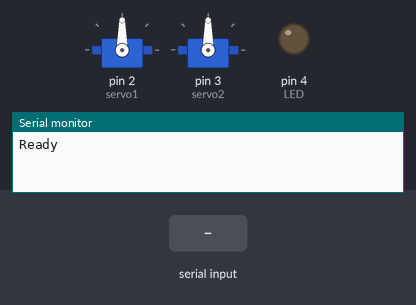
A sketch run on a simulated Arduino Uno, built with avr-gcc and run on an emulated ATmega328P. On the bench: 2 × servo, output pins drawn as LEDs (lit = HIGH), the last lines printed to the serial monitor. The inputs (shaded band) are chosen by the test bench.

Above: at 1.2 s.
1.3 s: "<90,45,200>" received over Serial
At 2.5 s:
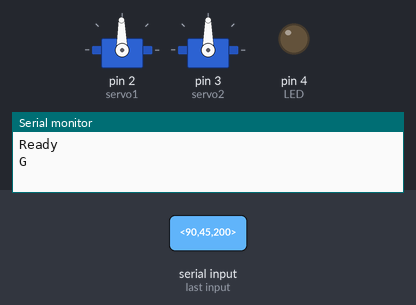
2.8 s: "<30,150,10>" received over Serial
At 3.8 s:
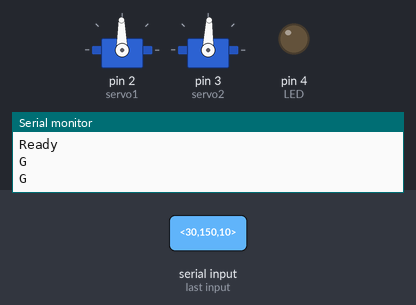
Timing chart, 0 to 5.8 s (numbered marks = the images above; inputs shaded):
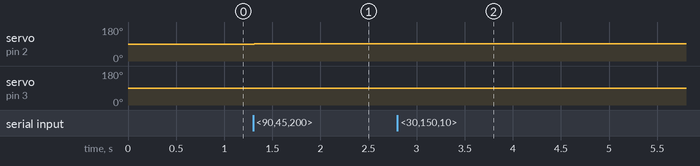

The sketch:

ColorTrack.ino
```cpp
#include <Servo.h>

Servo servo1;
Servo servo2;

int LED = 4;

int defaultpos1 = 90;
int defaultpos2 = 90;
int pos1 = defaultpos1;
int pos2 = defaultpos2;

int max_pos1 = 180;
int max_pos2 = 180;
int min_pos1 = 0;
int min_pos2 = 0;

double scale1 = 0.015;
double scale2 = 0.015;

//vars for Serial packet recieve
int receivePacket();
#define SOP '<'
#define EOP '>'
boolean started = false;
boolean ended = false;
char inData[80];
byte index;

//Vars to process packet
int newData[7] = {0};
char * val;
int count = 0;

void setup() {

  servo1.attach(2);
  servo2.attach(3);

  pinMode(LED,OUTPUT);

  Serial.begin(9600);
  Serial.println("Ready");

  servo1.write(defaultpos1);
  servo2.write(defaultpos2);
}

void loop() {

  int done = receivePacket();
   //<68,28,89,0,30,68>
   //<90,90,90,90,90,90>
   //<0,0,0,0,0,0>
   //<124,125,16,123,63,235>
  if(done == 1){
    int error1 = newData[0];
    int error2 = newData[1];

    pos1=pos1+int(double(double(error1)*scale1));
    pos2=pos2-int(double(double(error2)*scale2));

    Serial.println('G');
  }
  else{
    //Serial.println('B');
  }

  //Keep pos in bounds
  if(pos1 > max_pos1){
   pos1 = max_pos1;
    Serial.println('L');
  }
  if(pos1 < min_pos1){
   pos1 = min_pos1;
    Serial.println('L');
  }
  if(pos2 > max_pos2){
   pos2 = max_pos2;
    Serial.println('L');
  }
  if(pos2 < min_pos2){
   pos2 = min_pos2;
    Serial.println('L');
  }


  servo1.write(pos1);
  servo2.write(pos2);
}

int receivePacket(){
 //receive data packet
  while(Serial.available() > 0)
  {
    char inChar = Serial.read();

    if(inChar == SOP)
    {
      index = 0;
      inData[index] = '\0';
      started = true;
      ended = false;
    }
    else if(inChar == EOP)
    {
      ended = true;
      break;
    }
    else
    {
      if(index < 79)
      {
        inData[index] = inChar;
        index++;
        inData[index] = '\0';
      }
    }
  }
  // We are here either because all pending serial
  // data has been read OR because an end of
  // packet marker arrived. Which is it?
  if(started && ended)
  {
    val = strtok (inData,",");

    newData[count] = atoi(val);

    while ((val = strtok (NULL, ",")) != NULL)
    {
      newData[++count] = atoi(val);
    }

    // Reset for the next packet
    started = false;
    ended = false;
    index = 0;
    inData[index] = '\0';
    count = 0;

    Serial.flush();


    return 1;
  }
  return 0;
}
```

Measured:
- after the input at 1.3 s, servo on pin 2 (servo1): 90° → 91° at once
- after the input at 2.8 s, servo on pin 3 (servo2): 90° → 88° at once
